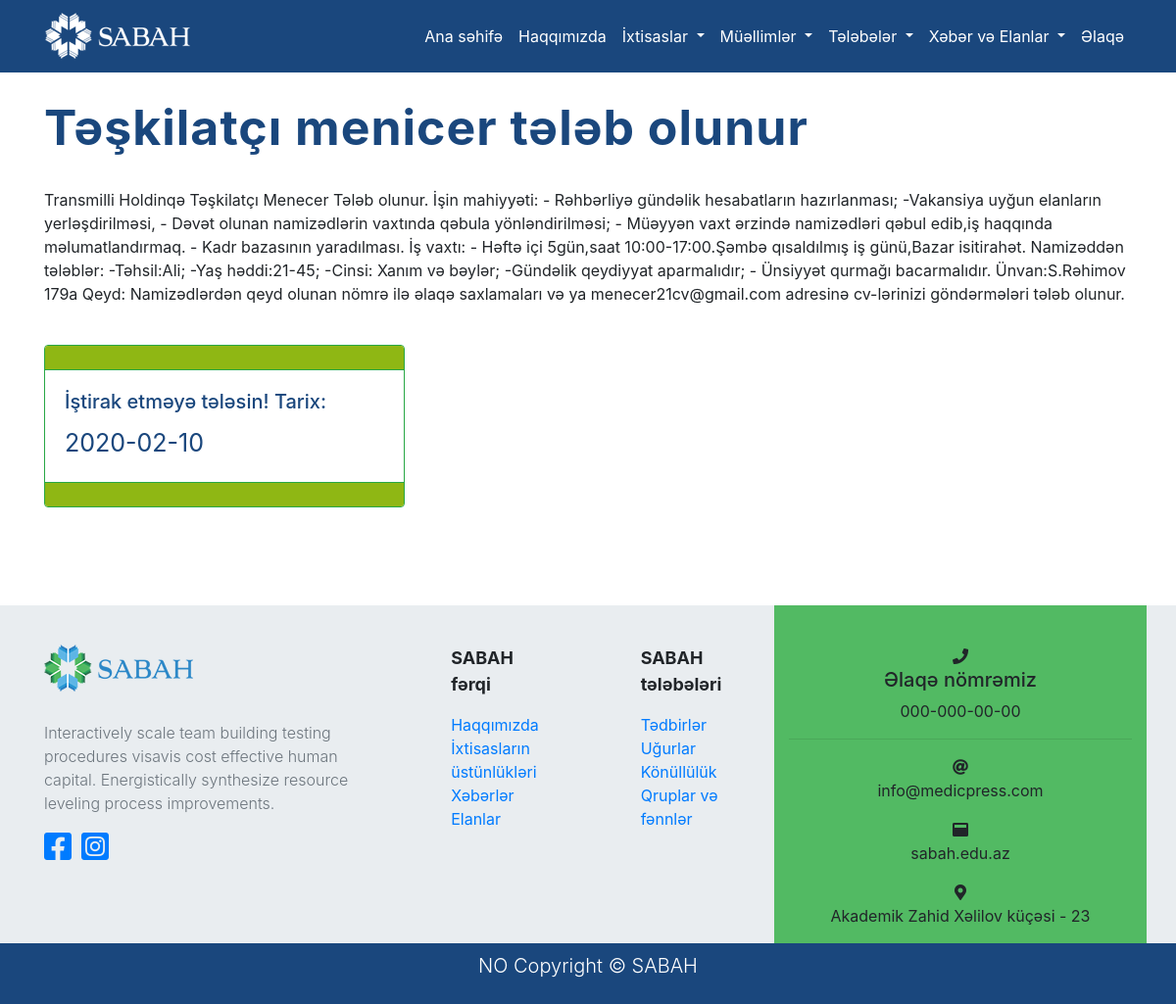
Page /elan/14 on the committed database.
### sabah/models.py (models this page shows, shortened)
class Blog(db.Model):
    id = db.Column(db.Integer, primary_key=True)
    title = db.Column(db.String(250), nullable=False)
    image = db.Column(db.String(255), nullable=True)
    text = db.Column(db.Text, nullable=False)
    add_date = db.Column(db.DateTime, nullable=False, default=datetime.utcnow)
    type = db.Column(db.Integer, default=1)

### sabah/blog/routes.py (the view)
@blog.route('/elan/<int:ann_id>')
def elan(ann_id):
    announcement = Blog.query.filter_by(type=3)
    for oneAnnouncmenet in announcement:
        if oneAnnouncmenet.id == ann_id:
            return render_template('one-announce.html', oneAnnouncmenet=oneAnnouncmenet)

### sabah/templates/one-announce.html (shortened to what this page needs)
{% extends 'base.html' %}
{% block link %}
<link rel="stylesheet" href="https://use.fontawesome.com/releases/v5.15.1/css/all.css"
>
<link rel="stylesheet" href="{{ url_for('static', filename='css/inner.css') }}">
{% endblock %}
{% block body %}
		<section id="about">
			<div class="container">
					<h6 class="project-title" style="font-size: 50px; font: 20px; font-weight: 700!important;color: #1A477D; margin-top: 0px">{{ oneAnnouncmenet.title }}</h6></br>
						<p>{{ oneAnnouncmenet.text }}</p></br>
            <div class="card border-success mb-3" style="max-width: 23rem; margin-top: 100x;">
              <div class="card-header border-success" style="background-color:#8FB714 "></div>
                <div class="card-body text-success">
                  <h5 class="card-title" style= "color: #1A477D" >İştirak etməyə tələsin! Tarix:</h5>
                  <p class="card-text" style="font-size: 25px; color: #1A477D;">{{ oneAnnouncmenet.add_date.strftime('%Y-%m-%d') }}</p>
                </div>
             <div class="card-footer  border-success" style="background-color:#8FB714 "></div>
			  		</div>
         </div>
		</section>
{% endblock %}

### sabah/static/css/inner.css (style rules this page uses)
* { margin: 0; padding: 0; box-sizing: border-box; list-style: none; }
* { scrollbar-width: thin; scrollbar-color: #1A477D; }
#about { margin-top: 100px; }
.project-title { font-size: 20px; font-weight: 300; letter-spacing: 1px; }

### rows in the picture
Blog: title "Təşkilatçı menicer tələb olunur", text "Transmilli Holdinqə Təşkilatçı Menecer Tələb olunur. İşin mahiyyəti: - Rəhbərliyə gündəlik hesabatların hazırlanması; -Vakansiya uyğun elanların yerləşdirilməsi, - Dəvət olunan namizədlərin vaxtında qəbula yönləndirilməsi; - Müəyyən vaxt ərzində namizədləri qəbul edib,iş haqqında məlumatlandırmaq. - Kadr bazasının yaradılması. İş vaxtı: - Həftə içi 5gün,saat 10:00-17:00.Şəmbə qısaldılmış iş günü,Bazar isitirahət. Namizəddən tələblər: -Təhsil:Ali; -Yaş həddi:21-45; -Cinsi: Xanım və bəylər; -Gündəlik qeydiyyat aparmalıdır; - Ünsiyyət qurmağı bacarmalıdır. Ünvan:S.Rəhimov 179a Qeyd: Namizədlərdən qeyd olunan nömrə ilə əlaqə saxlamaları və ya menecer21cv@gmail.com adresinə cv-lərinizi…", add_date "2020-02-10"
